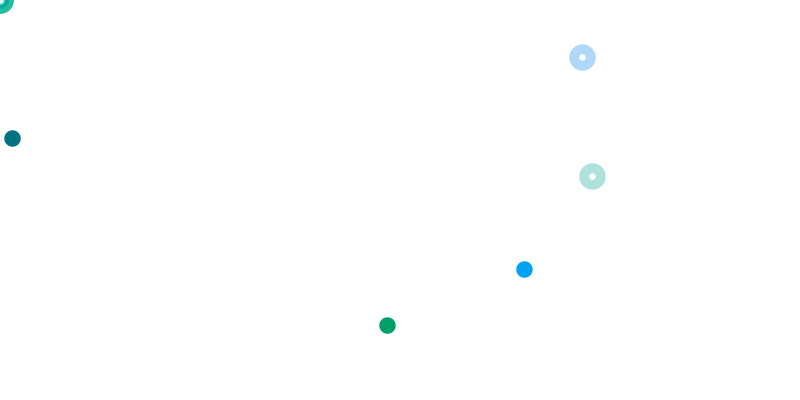
Frame 1 (no input)
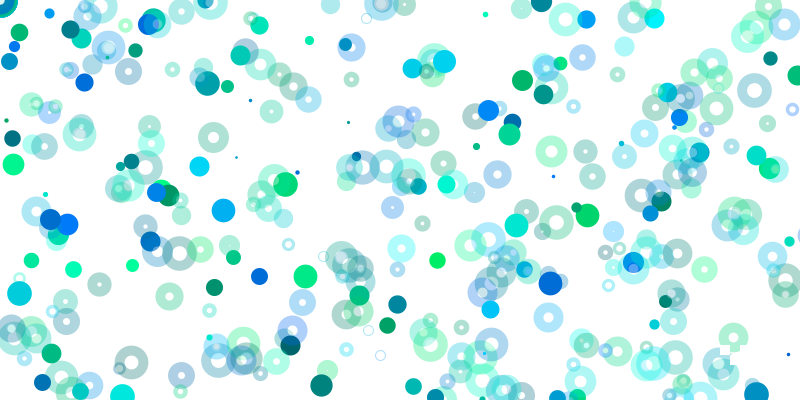
Frame 60 (the mouse pressed at the canvas centre just before this capture)
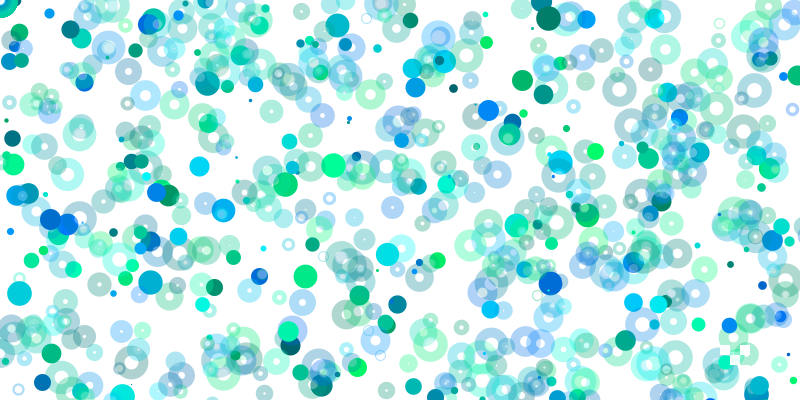
Frame 120 (the mouse held since frame 60 and released just before this capture)

The Processing sketch that drew these frames (run headless with seeded random() and noise(); from frame 60 on, the mouse is pressed at the canvas centre):

// Processing sketch: processing_151203
// ── processing_151203.pde

// 圈般點 布朗
//Randomness round
// ligong  2014/6



float x = 400;
float y = 400;
 


 
 
void setup() {
  size(800, 400);
  smooth();
  background(255);
}
 
void draw() {
 
  strokeWeight(random(1, 25));
  for (int i =0; i <400;i++) {
 
 
    stroke(0, random(100, 255), random(100, 255)); 
    point(i*random(0, width), i*random(0, height));
    x = x+5;
    stroke(0, random(100, 255), random(100, 255),80);
    fill(255,255,255,85);
    ellipse(i/5*random(0,width),i/5*random(0,width),10,10);
  
  
  }
   
    
  pushMatrix();                     ///////////////logo
  fill(255,255,255,95);
  noStroke();
  rect(width-80,height-55,10,10);
  rect(width-60,height-55,10,10);
  rect(width-70,height-45,10,10);
  rect(width-60,height-35,10,10);
  popMatrix();                      /////////////logo
   

}
